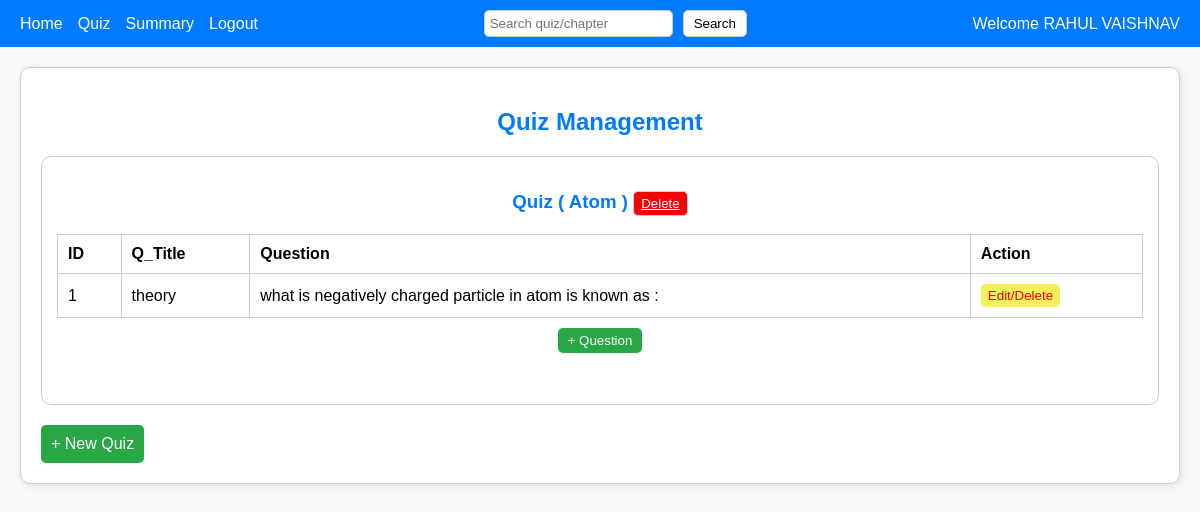
The page /admin_quiz on the database as committed earlier.
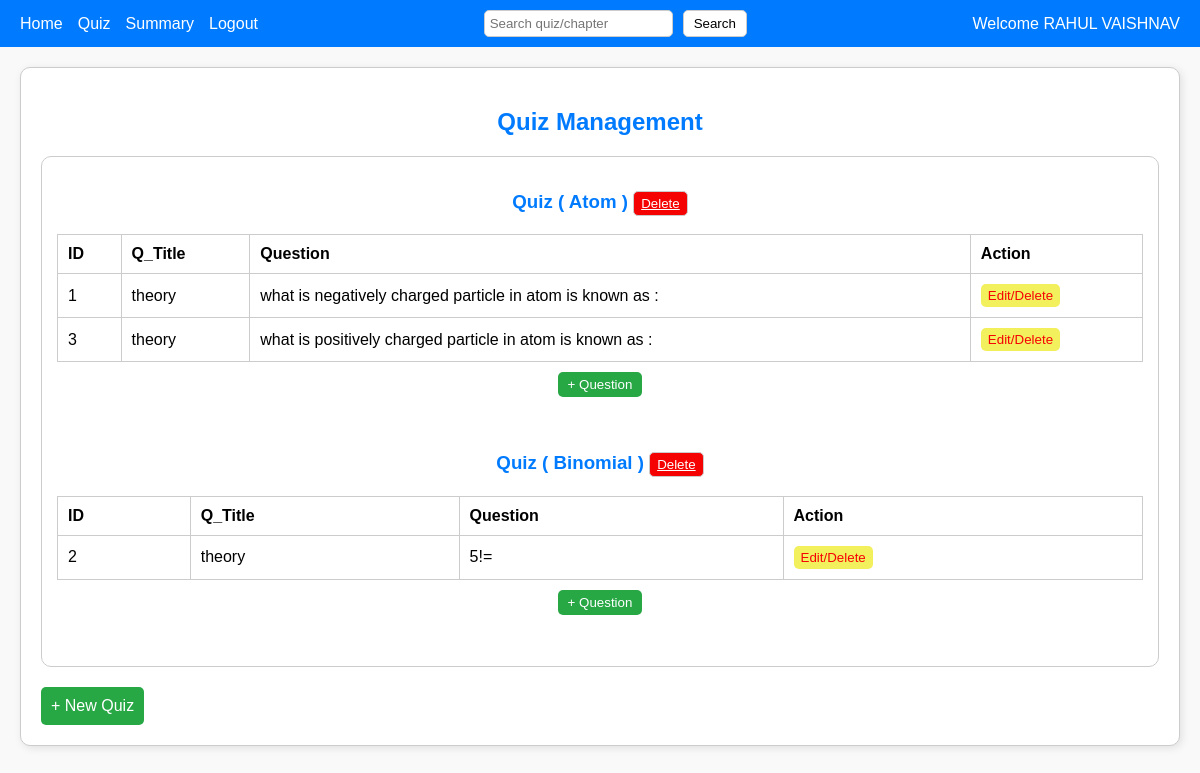
The same page on the database as committed later.
### backend/models.py (models this page shows)
class Quiz(db.Model):#class name should start with capital letter,tablename should start with small letter
    __tablename__ = 'quiz'
    quiz_id=db.Column(db.Integer, primary_key=True,autoincrement=True)#iska student id se kuch lena dena nahi hai
    chapter_id=db.Column(db.Integer, db.ForeignKey('chapters.chapter_id'), nullable=False)
    date_quiz=db.Column(db.String(80), nullable=False)
    time_duration=db.Column(db.Integer, nullable=False)
    chapter_name=db.Column(db.String(80) , nullable=False)#remember it has relationship with chapters tables as of chapter_name
    questions_of_a_quiz_id = db.relationship('Questions', cascade='all, delete', backref='quiz', lazy=True)# it tells all the questions of a quiz(here we are getting quiz through quiz id)

class Questions(db.Model):
    __tablename__ = 'questions'
    question_id=db.Column(db.Integer, primary_key=True,autoincrement=True)#iska student id se kuch lena dena nahi hai
    chapter_id=db.Column(db.Integer, db.ForeignKey('chapters.chapter_id'), nullable=False)
    quiz_id=db.Column(db.Integer, db.ForeignKey('quiz.quiz_id'), nullable=False)
    question_title=db.Column(db.String(80), nullable=False)
    question=db.Column(db.String(300), nullable=False)
    option_a=db.Column(db.String(300), nullable=False)
    option_b=db.Column(db.String(300), nullable=False)
    option_c=db.Column(db.String(300), nullable=False)
    option_d=db.Column(db.String(300), nullable=False)
    correct_option=db.Column(db.String(300), nullable=False)

### backend/controllers.py (the view)
@app.route("/admin_quiz",methods=["GET","POST"])
def admin_quiz():
    quiz=Quiz.query.all()
    chapters=Chapters.query.all()
    user=Admin_User_Details.query.filter_by(role=0).first()
    return render_template("2_admin_quiz.html",admin=user.Full_name,quizes=quiz,chapters=chapters)

### templates/2_admin_quiz.html (shortened to what this page needs)
<!DOCTYPE html>
<html lang="en">
<head>
    <link rel="stylesheet" href="/static/css/2_admin_quiz.css">
</head>
<body>
    <div class="header">
        <div class="nav-links">
            <a href="/admin_home">Home</a>
            <a href="/admin_quiz">Quiz</a>
            <a href="/admin_summary">Summary</a>
            <a href="/">Logout</a>
        </div>
        <form class="search" action="/search_quiz" method="post">
            <input type="search" placeholder="Search quiz/chapter" name="search">
            <button type="submit">Search</button>
        </form>
        <div>Welcome {{admin}}</div>
    </div>
    <div class="container">
        <h2>Quiz Management</h2>
        <div class="quiz-section">
            <div class="quiz">
            {%if quizes%}
            {%for quiz in quizes%}
                <h3>Quiz  ( {{quiz.chapter_name}} ) <a href="/delete_quiz/{{quiz.quiz_id}}" style="color:white;"><button class="edt">Delete</button"></a></h3>
                <table>
                    <tr>
                        <th>ID</th>
                        <th>Q_Title</th>
                        <th>Question</th>
                        <th>Action</th>
                    </tr>
                    {%if quiz.questions_of_a_quiz_id%}
                    {%for question in quiz.questions_of_a_quiz_id%}
                    <tr>
                        <td>{{question.question_id}}</td>
                        <td>{{question.question_title}}</td>
                        <td>{{question.question}}</td>
                        <td><a href="/edit_question/{{question.question_id}}/{{quiz.chapter_id}}/{{quiz.quiz_id}}"><button class="edit">Edit/Delete</button></a></td>
                    </tr>
                    {%endfor%}
                    {%else%}
                    <tr>
                        <td colspan="4">No questions found</td>
                    </tr>
                    {%endif%}
                </table>
                <a href="/add_question/{{quiz.chapter_id}}/{{quiz.quiz_id}}"><div class="add-question">
                    <button>+ Question</button>
                </div></a>
                <br><br>
                {%endfor%}
            {%else%}
            <h2>No quizzes found</h2>
            {%endif%}
            </div>
        </div>
        <div class="footer">
            <a href="/add_newquiz">+ New Quiz</a>
        </div>
    </div>
</body>
</html>

Rows that differ between the two databases and show on the page:
added Questions: question_id "3", question_title "theory", question "what is positively charged particle in atom is known as :", shown under Quiz "Atom"
added Quiz: chapter_name "Binomial"
added Questions: question_id "2", question_title "theory", question "5!=", shown under "Binomial"
